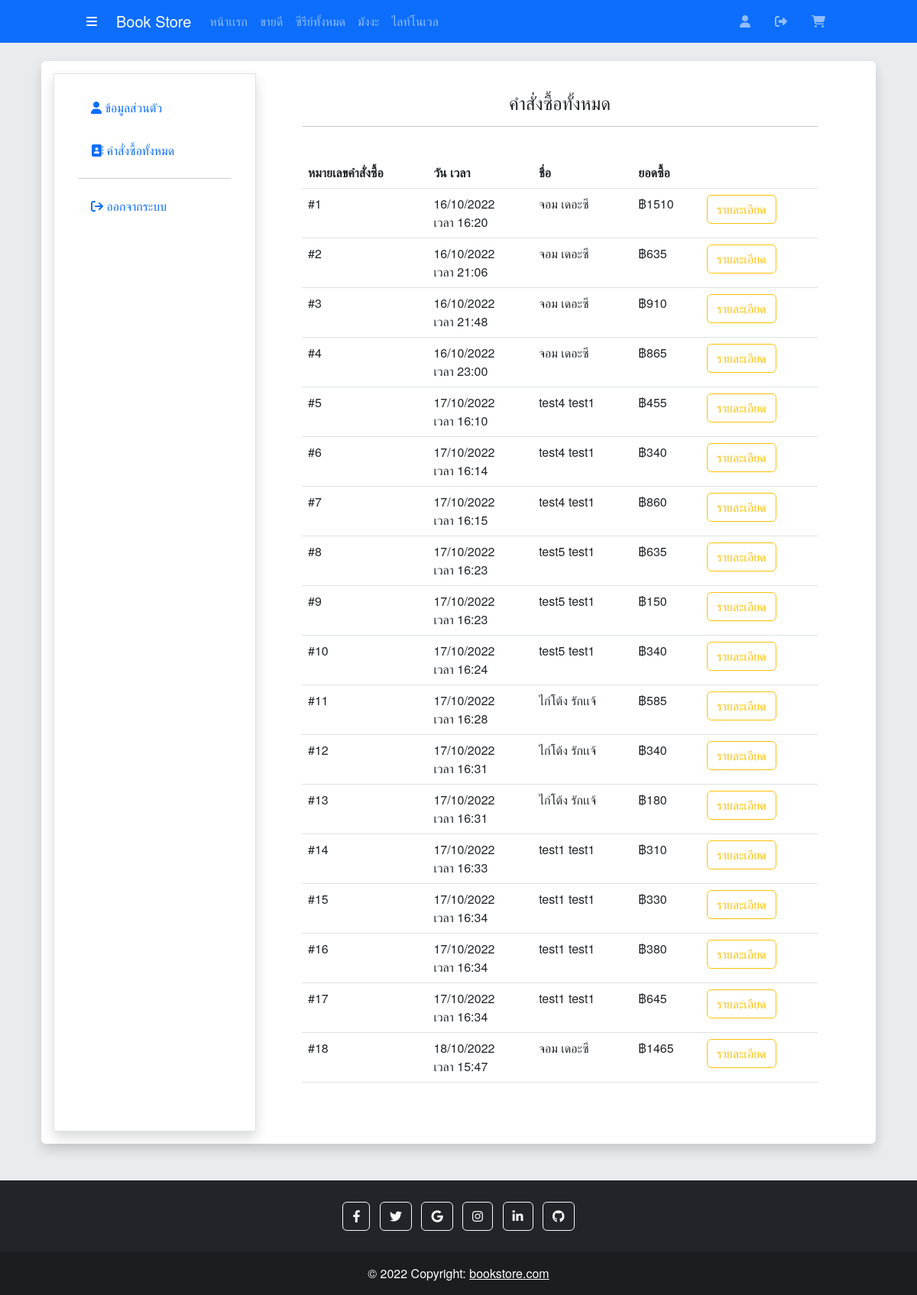
Screenshot of /bookstore_webapp/shop_page/adminOrderDetail.php (signed in) with the database file from the repository.
### tables this page shows
CREATE TABLE `user` (
  `user_id` int(11) NOT NULL,
  `user_firstname` varchar(255) NOT NULL,
  `user_lastname` varchar(255) NOT NULL,
  `user_birthday` date NOT NULL,
  `user_gender` int(11) NOT NULL,
  `user_email` varchar(255) NOT NULL,
  `user_password` varchar(255) NOT NULL,
  `user_role` varchar(255) NOT NULL,
  `created_at` timestamp NOT NULL DEFAULT CURRENT_TIMESTAMP
);

CREATE TABLE `order_user` (
  `order_id` int(11) NOT NULL,
  `user_id` int(11) NOT NULL,
  `address_id` int(11) NOT NULL,
  `delivery_id` int(11) NOT NULL,
  `checkout_id` int(11) NOT NULL,
  `total` varchar(255) NOT NULL,
  `created_at` timestamp NOT NULL DEFAULT CURRENT_TIMESTAMP
);

### bookstore_webapp/shop_page/adminOrderDetail.php (the view, shortened to what this page needs)
<?php
require_once '../config/db.php';
if (isset($_SESSION['admin_login'])) {
    $stmt = $conn->prepare("SELECT * FROM user JOIN user_gender JOIN order_user
    ON user.user_gender = user_gender.gender_id AND order_user.user_id = user.user_id
    ORDER BY order_user.order_id ASC");
    $stmt->execute();
    $books = $stmt->fetchAll();
}
?>
<!DOCTYPE html>
<html lang="en">
<head>
    <link href="https://cdn.jsdelivr.net/npm/bootstrap@5.2.0-beta1/dist/css/bootstrap.min.css" rel="stylesheet">
    <link rel="stylesheet" href="https://cdnjs.cloudflare.com/ajax/libs/font-awesome/6.1.2/css/all.min.css"/>
    <link href="homeStyle.css" rel="stylesheet">
</head>
<body>
    <?php require_once 'shopHeader.php'; ?>
    <br>
    <div class="container px-4">
        <div class="col-md-12 shadow p-3 mb-5 bg-white rounded">
            <div class="container product_data rounded bg-white">
                <div class="row">
                    <div class="col-md-3 border-right border border-1 shadow p-4">
                        <?php require_once 'adminChangePage.php'; ?>
                    </div>
                    <div class="col-md-9">
                        <div class="p-4 px-5">
                            <div class="align-items-center text-center">
                                <h4>คำสั่งซื้อทั้งหมด</h4>
                            </div><hr><br>
                            <?php if ($books) { ?>
                            <table class="table">
                                <thead>
                                    <tr>
                                        <th scope="col">หมายเลขคำสั่งซื้อ</th>
                                        <th scope="col">วัน เวลา</th>
                                        <th scope="col">ชื่อ</th>
                                        <th scope="col">ยอดซื้อ</th>
                                        <th scope="col"></th>
                                    </tr>
                                </thead>
                                <tbody>
                                    <?php
                                        foreach ($books as $book) {
                                    ?>
                                        <tr>
                                            <td>#<?= $book['order_id']; ?></td>
                                            <td><?= date('d/m/Y',strtotime($book['created_at'])); ?><br>เวลา <?= date('H:i',strtotime($book['created_at'])); ?></td>
                                            <td><?= $book['user_firstname']; ?> <?= $book['user_lastname']; ?></td>
                                            <td>฿<?= $book['total']; ?></td>
                                            <td>
                                                <a href="adminOrderDetailID.php?id=<?= $book['order_id']; ?>" class="btn btn-outline-warning">รายละเอียด</a>
                                            </td>
                                        </tr>
                                    <?php
                                        }
                                    } else {
                                    ?>
                                        <div class="align-items-center text-center">
                                            <br><br><br><h4>ยังไม่มีรายการสั่งซื้อของผู้ใช้</h4><br><br><br><br><br><br><br><br>
                                        </div>
                                    <?php
                                    }
                                    ?>
                                </tbody>
                            </table>
                            <br>
                        </div>
                    </div>
                </div>
            </div>
        </div>
    </div>
    <?php require_once 'shopFooter.php'; ?>
</body>
</html>

### bookstore_webapp/shop_page/shopHeader.php (shortened to what this page needs)
<?php if (isset($_SESSION['admin_login'])) { ?>
    <nav class="navbar col-md-12 navbar-expand-sm navbar-dark bg-primary sticky-top">
            <button class="btn btn-primary" type="button" data-bs-toggle="offcanvas" data-bs-target="#offcanvasWithBothOptions" aria-controls="offcanvasWithBothOptions"><i class="fa-solid fa-bars"></i></button>
        <div class="container-fluid">
            <a href="index.php" class="navbar-brand">Book Store</a>
            <div class="collapse navbar-collapse" id="navbarToggle">
                <ul class="navbar-nav">
                    <li class="nav-item">
                        <a href="index.php" class="nav-link">หน้าเเรก</a>
                    </li>
                    <li class="nav-item">
                        <a href="#" class="nav-link">ขายดี</a>
                    </li>
                    <li class="nav-item">
                        <a href="allBook.php" class="nav-link">ซีรีย์ทั้งหมด</a>
                    </li>
                    <li class="nav-item">
                        <a href="#" class="nav-link">มังงะ</a>
                    </li>
                    <li class="nav-item">
                        <a href="#" class="nav-link">ไลท์โนเวล</a>
                    </li>
                </ul>
            </div>
            <ul class="navbar-nav">
                <li class="nav-item">
                    <a href="adminProfile.php" class="nav-link me-3"><i class="fa-solid fa-user"></i></a>
                </li>
                <li class="nav-item">
                    <a href="logout.php" class="nav-link me-3"><i class="fa-solid fa-right-from-bracket"></i></i></a>
                </li>
                <li class="nav-item">
                    <a href="cart.php" class="nav-link position-relative">
                        <i class="fa-solid fa-cart-shopping">
                        </i>
                    </a>
                </li>
            </ul>
        </div>
    </nav>
<?php } else if (isset($_SESSION['user_login'])) { ?>
    <nav class="navbar col-md-12 navbar-expand-sm navbar-dark bg-primary sticky-top">
        <div class="col-md-1"></div>
            <button class="btn btn-primary" type="button" data-bs-toggle="offcanvas" data-bs-target="#offcanvasWithBothOptions" aria-controls="offcanvasWithBothOptions"><i class="fa-solid fa-bars"></i></button>
        <div class="container-fluid">
            <a href="index.php" class="navbar-brand">Book Store</a>
            <div class="collapse navbar-collapse" id="navbarToggle">
                <ul class="navbar-nav">
                    <li class="nav-item">
                        <a href="index.php" class="nav-link">หน้าเเรก</a>
                    </li>
                    <li class="nav-item">
                        <a href="#" class="nav-link">ขายดี</a>
                    </li>
                    <li class="nav-item">
                        <a href="allBook.php" class="nav-link">ซีรีย์ทั้งหมด</a>
                    </li>
                    <li class="nav-item">
                        <a href="#" class="nav-link">มังงะ</a>
                    </li>
                    <li class="nav-item">
                        <a href="#" class="nav-link">ไลท์โนเวล</a>
                    </li>
                </ul>
            </div>
            <ul class="navbar-nav">
                <li class="nav-item">
                    <a href="userProfile.php" class="nav-link me-3"><i class="fa-solid fa-user"></i></a>
                </li>
                <li class="nav-item">
                    <a href="logout.php" class="nav-link me-3"><i class="fa-solid fa-right-from-bracket"></i></i></a>
                </li>
                <li class="nav-item">
                    <a href="cart.php" class="nav-link position-relative">
                        <i class="fa-solid fa-cart-shopping">
                            <?php
                            if ($_SESSION['addcart']) {
                                $i=0;
                                foreach ($_SESSION['addcart'] as $bookcount) {
                                    $i+=$bookcount['book_qty'];
                                }
                            }
                            ?>
                            <span class="position-absolute top-0 start-100 badge rounded-pill bg-danger"><?= $i ?></span>
                        </i>
                    </a>
                </li>
            </ul>
        </div>
        <div class="col-md-1"></div>
    </nav>
    <div class="offcanvas offcanvas-start" data-bs-scroll="true" tabindex="-1" id="offcanvasWithBothOptions" aria-labelledby="offcanvasWithBothOptionsLabel">
        <div class="offcanvas-header">
            <h5 class="offcanvas-title" id="offcanvasWithBothOptionsLabel">Backdroped with scrolling</h5>
            <button type="button" class="btn-close text-reset" data-bs-dismiss="offcanvas" aria-label="Close"></button>
        </div>
        <div class="offcanvas-body">
            <p>Try scrolling the rest of the page to see this option in action.</p>
        </div>
    </div>
<?php } ?>

### bookstore_webapp/shop_page/adminChangePage.php
<ul class="list-unstyled px-2">
    <li class="">
        <a href="adminProfile.php" class="text-decoration-none px-3 py-2 d-block">
            <i class="fa-solid fa-user"></i> ข้อมูลส่วนตัว
        </a>
    </li>
    <li class="mt-3">
        <a href="adminOrderDetail.php" class="text-decoration-none px-3 py-2 d-block">
            <i class="fa-solid fa-address-book"></i> คำสั่งซื้อทั้งหมด
        </a>
    </li>
</ul>
<hr class="h-color mx-2 mt-3">
<ul class="list-unstyled px-2">
    <li class="mt-3">
        <a href="logout.php" class="text-decoration-none px-3 py-2 d-block">
            <i class="fas fa-arrow-right-from-bracket"></i> ออกจากระบบ
        </a>
    </li>
</ul>

### bookstore_webapp/shop_page/shopFooter.php
<footer class="bg-dark text-center text-white">
    <div class="container p-4 pb-0">
        <section class="mb-4">
        <a class="btn btn-outline-light btn-floating m-1" href="#!" role="button"><i class="fab fa-facebook-f"></i></a>
        <a class="btn btn-outline-light btn-floating m-1" href="#!" role="button"><i class="fab fa-twitter"></i></a>
        <a class="btn btn-outline-light btn-floating m-1" href="#!" role="button"><i class="fab fa-google"></i></a>
        <a class="btn btn-outline-light btn-floating m-1" href="#!" role="button"><i class="fab fa-instagram"></i></a>
        <a class="btn btn-outline-light btn-floating m-1" href="#!" role="button"><i class="fab fa-linkedin-in"></i></a>
        <a class="btn btn-outline-light btn-floating m-1" href="#!" role="button"><i class="fab fa-github"></i></a>
        </section>
    </div>
    <div class="text-center p-3" style="background-color: rgba(0, 0, 0, 0.2);">
        © 2022 Copyright:
        <a class="text-white" href="index.php">bookstore.com</a>
    </div>
</footer>

### bookstore_webapp/shop_page/homeStyle.css (style rules this page uses)
body { background: #e9ecef; font-family: Helvetica Neue, Helvetica, Arial, sans-serif; margin: 0; padding: 0; }

### rows the page displays
user: order_user.order_id "1", order_user.created_at "16/10/2022", order_user.created_at "16:20", user_firstname "จอม", user_lastname "เดอะซี", order_user.total "1510", order_user.order_id "2", order_user.created_at "21:06", order_user.total "635", order_user.order_id "3", order_user.created_at "21:48", order_user.total "910", order_user.order_id "4", order_user.created_at "23:00", order_user.total "865", order_user.order_id "18", order_user.created_at "18/10/2022", order_user.created_at "15:47", order_user.total "1465"
user: order_user.order_id "5", order_user.created_at "17/10/2022", order_user.created_at "16:10", user_firstname "test4", user_lastname "test1", order_user.total "455", order_user.order_id "6", order_user.created_at "16:14", order_user.total "340", order_user.order_id "7", order_user.created_at "16:15", order_user.total "860"
user: order_user.order_id "8", order_user.created_at "17/10/2022", order_user.created_at "16:23", user_firstname "test5", user_lastname "test1", order_user.total "635", order_user.order_id "9", order_user.total "150", order_user.order_id "10", order_user.created_at "16:24", order_user.total "340"
user: order_user.order_id "11", order_user.created_at "17/10/2022", order_user.created_at "16:28", user_firstname "ไก่โต้ง", user_lastname "รักเเจ้", order_user.total "585", order_user.order_id "12", order_user.created_at "16:31", order_user.total "340", order_user.order_id "13", order_user.total "180"
user: order_user.order_id "14", order_user.created_at "17/10/2022", order_user.created_at "16:33", user_firstname "test1", user_lastname "test1", order_user.total "310", order_user.order_id "15", order_user.created_at "16:34", order_user.total "330", order_user.order_id "16", order_user.total "380", order_user.order_id "17", order_user.total "645"
